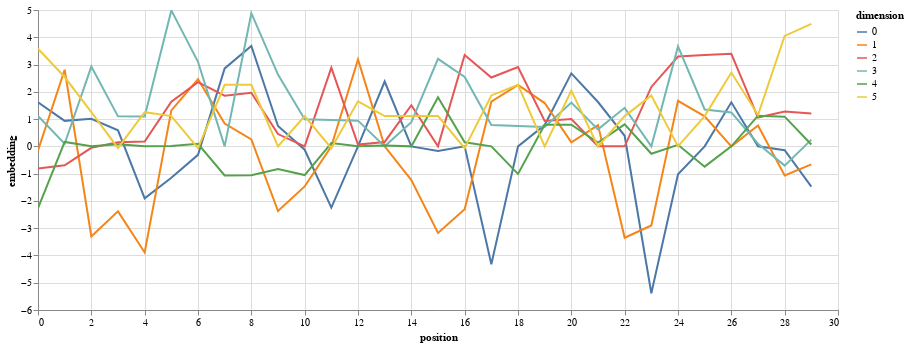

Source (notebook cell):
### Code cell
def test_encoding():
    embedding_dim = 6
    dropout = 0.1
    padding_idx = 25

    max_len = 30    # test only the first 30 aas.
    seq = test_seqs[0][:max_len-2]    

    test_seq_encode = SeqEncoding(n_tokens, embedding_dim, dropout, max_len, padding_idx)
    test_pe_encode = PositionalEncoding(embedding_dim, dropout, max_len)
    y = test_pe_encode.forward(test_seq_encode(seq))
    print(f'Embedding shape: {y.shape}')
    print(f'Parameters shape in sequence embedding: {test_seq_encode.token_embedding.weight.shape}')

    y = y.detach().numpy()


    data = pd.concat([pd.DataFrame({
        "embedding": y[:, dim],
        "dimension":dim,
        "position": list(range(max_len)),
        })for dim in range(6)])
    
    aa = ['<start>']
    aa.extend(_ for _ in seq)
    aa.append('<end>')
    data['aa_token'] = aa * embedding_dim

    print(data)

    return (
        alt.Chart(data)
        .mark_line()
        .properties(width=800)
        .encode(x="position", y="embedding", color="dimension:N")
        .interactive())

test_encoding()

### Figure 1 — Vega-Lite specification as saved in the notebook (floating-point values rounded to 4 significant figures; data arrays with more than 128 entries replaced by an {"elided": "..."} marker saying what was removed)
{"config": {"view": {"continuousWidth": 400, "continuousHeight": 300}}, "data": {"name": "data-dc02a0c36f3c157f77c5ac8837968ab5"}, "mark": "line", "encoding": {"color": {"field": "dimension", "type": "nominal"}, "x": {"field": "position", "type": "quantitative"}, "y": {"field": "embedding", "type": "quantitative"}}, "selection": {"selector001": {"type": "interval", "bind": "scales", "encodings": ["x", "y"]}}, "width": 800, "$schema": "https://vega.github.io/schema/vega-lite/v4.17.0.json", "datasets": {"data-dc02a0c36f3c157f77c5ac8837968ab5": {"elided": "180 records"}}}
